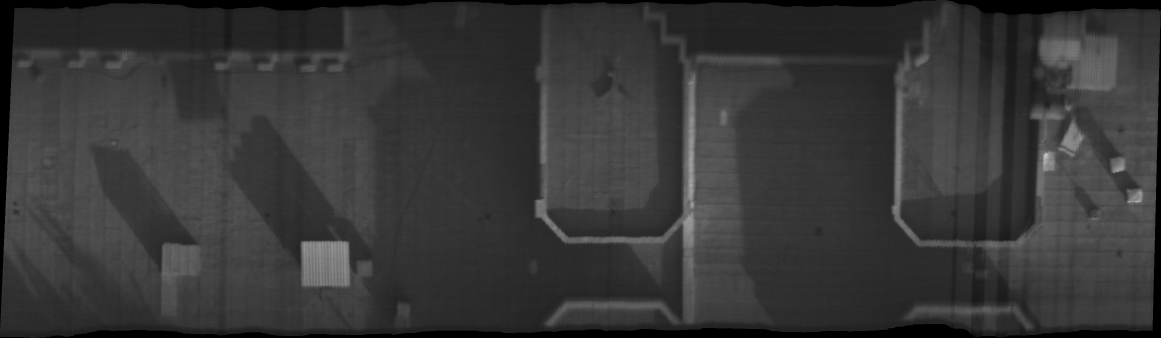
#> input picture DLT/image1.tif, 3482 x 1013 px, given in place of first_image.jfif, which was not available (shown at 1/3 size)
$ jupyter execute --allow-errors Spatial_Filtering,_noise_reduction_and_Edge_detection_NoOut.ipynb   (older library calls are emulated)   (text cells are left out)
#> lines starting #> are read from the running program, lines starting #| are printed output that depends on the picture; pictures that were not available may be replaced by others from this repository, and a replacement may not be noted
[cell 1]
import cv2
import numpy as np
import matplotlib.pyplot as plt
from skimage.util import random_noise
from skimage import filters
from skimage.morphology import rectangle

[cell 2]
#from google.colab import files
#img1 = files.upload()
img1 = cv2.imread('first_image.jfif')
#> img1 is the input picture: shape (1013, 3482, 3); min 0, max 217, mean 55.1
print(np.shape(img1))
#| (1013, 3482, 3)

[cell 3]
sp_noise = random_noise(img1,mode='s&p',amount=.15)
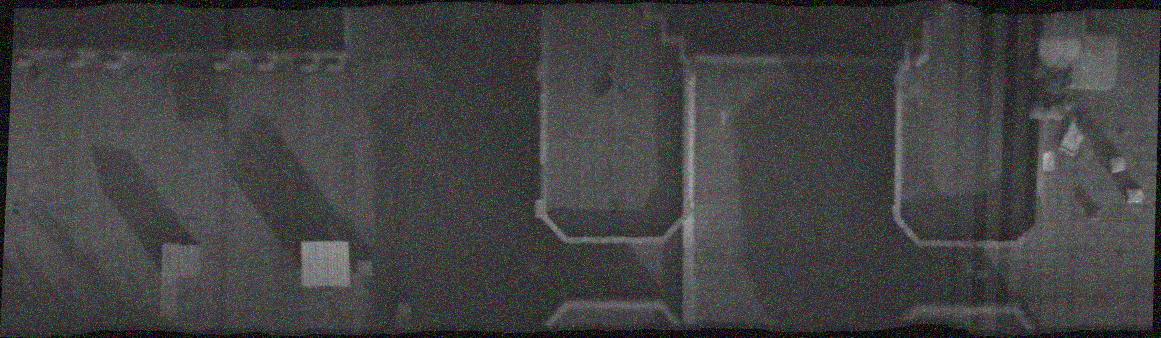
#> sp_noise: shape (1013, 3482, 3) float64 (shown at 1/3 size); mean B, G, R 0.259, 0.259, 0.259
plt.figure(figsize=(20,20))
plt.subplot(1,2,1);plt.imshow(img1[:,:,0],cmap='gray');plt.xlabel('normal pic ( band 0 )')
plt.subplot(1,2,2);plt.imshow(sp_noise[:,:,0],cmap='gray');plt.xlabel('salt & peper noise( band 0 )')
plt.figure(figsize=(20,20))
plt.subplot(1,2,1);plt.imshow(img1[:,:,1],cmap='gray');plt.xlabel('normal pic ( band 1 )')
plt.subplot(1,2,2);plt.imshow(sp_noise[:,:,1],cmap='gray');plt.xlabel('salt & peper noise( band 1 )')
plt.figure(figsize=(20,20))
plt.subplot(1,2,1);plt.imshow(img1[:,:,2],cmap='gray');plt.xlabel('normal pic ( band 2 )')
plt.subplot(1,2,2);plt.imshow(sp_noise[:,:,2],cmap='gray');plt.xlabel('salt & peper noise( band 2 )')
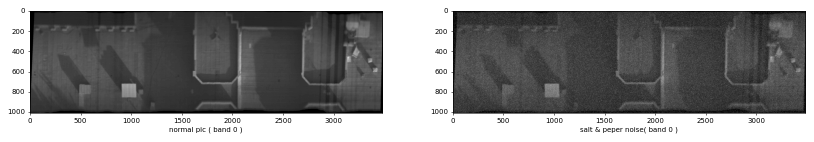
#> figure drawn by matplotlib, 2 panels

[cell 4]
gussian = np.random.normal(.1,.7,img1.size)
gussian = gussian.reshape(img1.shape[0], img1.shape[1], img1.shape[2]).astype('uint8')
guss_noise = cv2.add(img1, gussian)
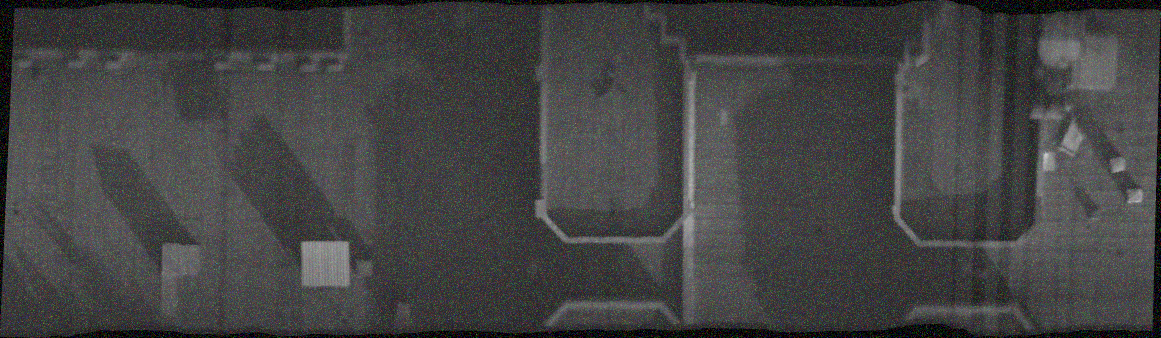
#> guss_noise: shape (1013, 3482, 3) (shown at 1/3 size); mean B, G, R 66.8, 66.8, 66.8
plt.figure(figsize=(20,20))
plt.subplot(1,3,1);plt.imshow(img1[:,:,0],cmap='gray');plt.xlabel('normal pic ( band 0 )')
plt.subplot(1,3,2);plt.imshow(sp_noise[:,:,0],cmap='gray');plt.xlabel('salt & peper noise( band 0 )')
plt.subplot(1,3,3);plt.imshow(guss_noise[:,:,0],cmap='gray');plt.xlabel('guss_noise pic ( band 0 )')
plt.figure(figsize=(20,20))
plt.subplot(1,3,1);plt.imshow(img1[:,:,1],cmap='gray');plt.xlabel('normal pic ( band 1 )')
plt.subplot(1,3,2);plt.imshow(sp_noise[:,:,1],cmap='gray');plt.xlabel('salt & peper noise( band 1 )')
plt.subplot(1,3,3);plt.imshow(guss_noise[:,:,1],cmap='gray');plt.xlabel('guss_noise pic ( band 1 )')
plt.figure(figsize=(20,20))
plt.subplot(1,3,1);plt.imshow(img1[:,:,2],cmap='gray');plt.xlabel('normal pic ( band 2 )')
plt.subplot(1,3,2);plt.imshow(sp_noise[:,:,2],cmap='gray');plt.xlabel('salt & peper noise( band 2 )')
plt.subplot(1,3,3);plt.imshow(guss_noise[:,:,2],cmap='gray');plt.xlabel('guss_noise pic ( band 2 )')
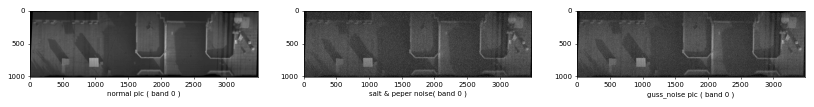
#> figure drawn by matplotlib, 3 panels

[cell 5]
mean3 = cv2.blur(sp_noise[:,:,0], ksize=(3,3))
med3 = filters.median(sp_noise[:,:,0], selem=rectangle(3,3))
guss1 = filters.gaussian(sp_noise[:,:,0],sigma=1)
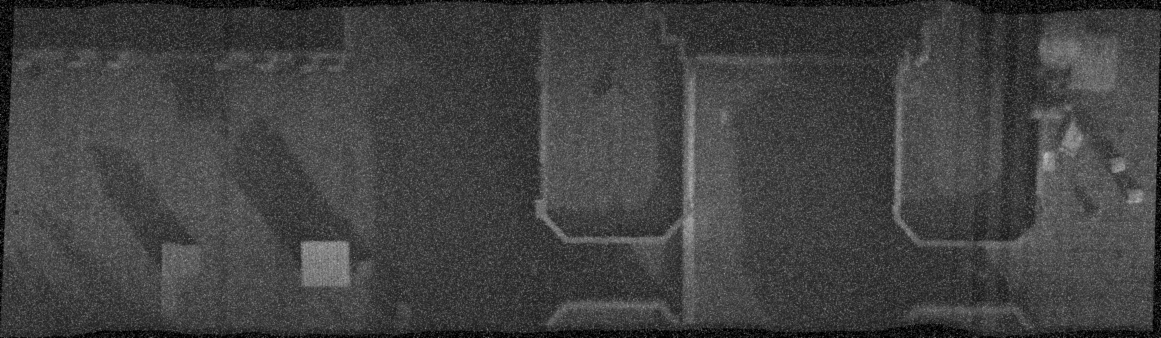
#> guss1: shape (1013, 3482) float64 (shown at 1/3 size); min 0, max 0.789, mean 0.259
plt.figure(figsize=(30,30))
plt.subplot(1,3,1);plt.imshow(mean3,cmap='gray');plt.xlabel('mean fiter(3*3) for salt and peper noise ( band 0 )')
plt.subplot(1,3,2);plt.imshow(med3,cmap='gray');plt.xlabel('median filter (3*3) for salt and peper noise ( band 0 )')
plt.subplot(1,3,3);plt.imshow(guss1,cmap='gray');plt.xlabel('gussian filter sigma=1 for salt and peper noise ( band 0 )')

#now for gussian
mean3_G = cv2.blur(guss_noise[:,:,0], ksize=(3,3))
med3_G = filters.median(guss_noise[:,:,0], selem=rectangle(3,3))
guss1_G = filters.gaussian(guss_noise[:,:,0],sigma=1)
plt.figure(figsize=(30,30))
plt.subplot(1,3,1);plt.imshow(mean3_G,cmap='gray');plt.xlabel('mean fiter(3*3) for gussian noise ( band 0 )')
plt.subplot(1,3,2);plt.imshow(med3_G,cmap='gray');plt.xlabel('median filter (3*3) for gussian noise ( band 0 )')
plt.subplot(1,3,3);plt.imshow(guss1_G,cmap='gray');plt.xlabel('gussian filter sigma=1 for gussian noise ( band 0 )')

[cell 6]
mean5 = cv2.blur(sp_noise[:,:,0], ksize=(5,5))
med5 = filters.median(sp_noise[:,:,0], selem=rectangle(5,5))
guss5 = filters.gaussian(sp_noise[:,:,0],sigma=2)
plt.figure(figsize=(30,30))
plt.subplot(1,3,1);plt.imshow(mean5,cmap='gray');plt.xlabel('mean fiter(5*5) for salt and peper noise ( band 0 )')
plt.subplot(1,3,2);plt.imshow(med5,cmap='gray');plt.xlabel('median filter (5*5) for salt and peper noise ( band 0 )')
plt.subplot(1,3,3);plt.imshow(guss5,cmap='gray');plt.xlabel('gussian filter sigma=2 for salt and peper noise ( band 0 )')

#now for gussian
mean5_G = cv2.blur(guss_noise[:,:,0], ksize=(5,5))
med5_G = filters.median(guss_noise[:,:,0], selem=rectangle(5,5))
guss5_G = filters.gaussian(guss_noise[:,:,0],sigma=2)
plt.figure(figsize=(30,30))
plt.subplot(1,3,1);plt.imshow(mean5_G,cmap='gray');plt.xlabel('mean fiter(5*5) for gussian noise ( band 0 )')
plt.subplot(1,3,2);plt.imshow(med5_G,cmap='gray');plt.xlabel('median filter (5*5) for gussian noise ( band 0 )')
plt.subplot(1,3,3);plt.imshow(guss5_G,cmap='gray');plt.xlabel('gussian filter sigma=2 for gussian noise ( band 0 )')

[cell 7]
mean7 = cv2.blur(sp_noise[:,:,0], ksize=(7,7))
med7 = filters.median(sp_noise[:,:,0], selem=rectangle(7,7))
guss7 = filters.gaussian(sp_noise[:,:,0],sigma=3)
plt.figure(figsize=(30,30))
plt.subplot(1,3,1);plt.imshow(mean7,cmap='gray');plt.xlabel('mean fiter(7*7) for salt and peper noise ( band 0 )')
plt.subplot(1,3,2);plt.imshow(med7,cmap='gray');plt.xlabel('median filter (7*7) for salt and peper noise ( band 0 )')
plt.subplot(1,3,3);plt.imshow(guss7,cmap='gray');plt.xlabel('gussian filter sigma=3 for salt and peper noise ( band 0 )')

#now for gussian
mean7_G = cv2.blur(guss_noise[:,:,0], ksize=(7,7))
med7_G = filters.median(guss_noise[:,:,0], selem=rectangle(7,7))
guss7_G = filters.gaussian(guss_noise[:,:,0],sigma=3)
plt.figure(figsize=(30,30))
plt.subplot(1,3,1);plt.imshow(mean7_G,cmap='gray');plt.xlabel('mean fiter(7*7) for gussian noise ( band 0 )')
plt.subplot(1,3,2);plt.imshow(med7_G,cmap='gray');plt.xlabel('median filter (7*7) for gussian noise ( band 0 )')
plt.subplot(1,3,3);plt.imshow(guss7_G,cmap='gray');plt.xlabel('gussian filter sigma=3 for gussian noise ( band 0 )')

[cell 8]
mean33 = cv2.blur(mean3, ksize=(3,3))
med33 = filters.median(med3, selem=rectangle(3,3))
guss11 = filters.gaussian(guss1,sigma=1)
plt.figure(figsize=(30,30))
plt.subplot(1,3,1);plt.imshow(mean33,cmap='gray');plt.xlabel('2_mean fiter(3*3) for salt and peper noise ( band 0 )')
plt.subplot(1,3,2);plt.imshow(med33,cmap='gray');plt.xlabel('2_median filter (3*3) for salt and peper noise ( band 0 )')
plt.subplot(1,3,3);plt.imshow(guss11,cmap='gray');plt.xlabel('2_gussian filter sigma=1 for salt and peper noise ( band 0 )')

#now for gussian
mean33_G = cv2.blur(mean3_G, ksize=(3,3))
med33_G = filters.median(med3_G, selem=rectangle(3,3))
guss11_G = filters.gaussian(guss1_G,sigma=1)
plt.figure(figsize=(30,30))
plt.subplot(1,3,1);plt.imshow(mean33_G,cmap='gray');plt.xlabel('2_mean fiter(3*3) for gussian noise ( band 0 )')
plt.subplot(1,3,2);plt.imshow(med33_G,cmap='gray');plt.xlabel('2_median filter (3*3) for gussian noise ( band 0 )')
plt.subplot(1,3,3);plt.imshow(guss11_G,cmap='gray');plt.xlabel('2_gussian filter sigma=1 for gussian noise ( band 0 )')

[cell 9]
plt.figure(figsize=(30,30))
plt.subplot(1,3,1);plt.imshow(med3,cmap='gray');plt.xlabel('median fiter(3*3) for salt and peper noise ( band 0 )')
plt.subplot(1,3,2);plt.imshow(med33,cmap='gray');plt.xlabel('2_median filter (3*3) for salt and peper noise ( band 0 )')
plt.subplot(1,3,3);plt.imshow(med5,cmap='gray');plt.xlabel('median filter (5*5) for salt and peper noise ( band 0 )')

[cell 10]
plt.figure(figsize=(30,30))
plt.subplot(1,3,1);plt.imshow(guss1,cmap='gray');plt.xlabel('gussian filter sigma=1 for gussian noise ( band 0 )')
plt.subplot(1,3,2);plt.imshow(guss11,cmap='gray');plt.xlabel('2_gussian filter sigma=1 for gussian noise ( band 0 )')
plt.subplot(1,3,3);plt.imshow(guss5,cmap='gray');plt.xlabel('gussian filter sigma=2 for gussian noise ( band 0 )')

[cell 11]
#from google.colab import files
#img2 = files.upload()
img2 = cv2.imread('Grammichelle.jpg')
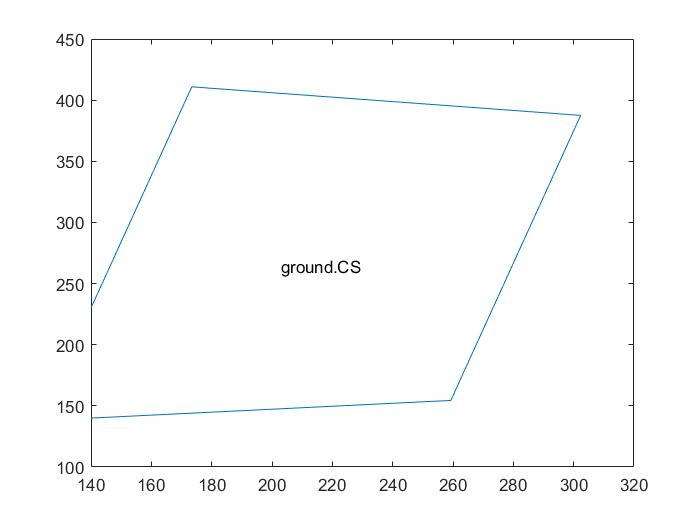
#> input picture GROUND.jpg, 700 x 525 px, given in place of Grammichelle.jpg, which was not available
#> img2 is the input picture: shape (525, 700, 3); mean B, G, R 251.7, 251.6, 251.2
print(np.shape(img2))
#| (525, 700, 3)

[cell 12]
hsobel_kernel = np.array( [[-1,-2,-1],[0,0,0],[1,2,1]] )
vsobel_kernel = np.array([ [-1,0,1],[-2,0,2],[-1,0,1]] )
lap1_kernel = np.array( [[0,-1,0],[-1,4,-1],[0,-1,0]] )
lap2_kernel = np.array( [[-1,-1,-1],[-1,8,-1],[-1,-1,-1]] )
lap3_kernel = np.array( [[0,-1,0],[-1,5,-1],[0,-1,0]] )
prewitt1_kernel = np.array( [[1,1,1],[0,0,0],[-1,-1,-1]] )
prewitt2_kernel = np.array( [[-1,0,1],[-1,0,1],[-1,0,1]] )
prewitt3_kernel = np.array( [[0,1,1],[-1,0,1],[-1,-1,0]] )
prewitt4_kernel = np.array( [[1,1,0],[1,0,-1],[0,-1,-1]] )

[cell 13]
hsobel = cv2.filter2D(img2[:,:,0],-1,hsobel_kernel)
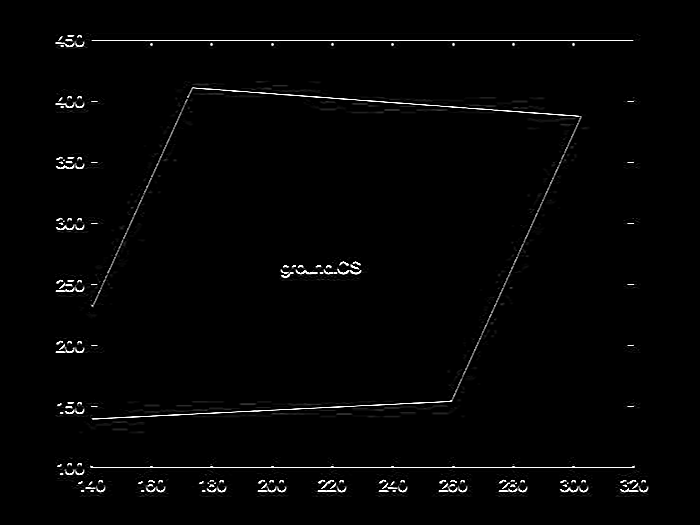
#> hsobel: shape (525, 700); min 0, max 255, mean 3.9
vsobel = cv2.filter2D(img2[:,:,0],-1,vsobel_kernel)
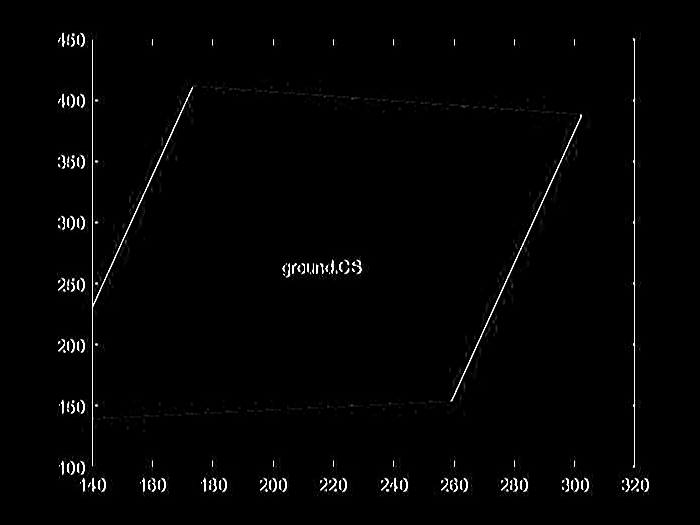
#> vsobel: shape (525, 700); min 0, max 255, mean 3.6
lap1 = cv2.filter2D(img2[:,:,0],-1,lap1_kernel)
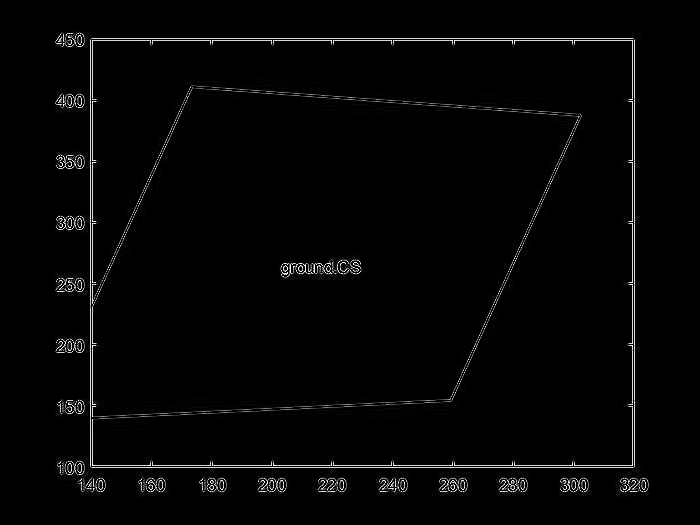
#> lap1: shape (525, 700); min 0, max 255, mean 5.1
lap2 = cv2.filter2D(img2[:,:,0],-1,lap2_kernel)
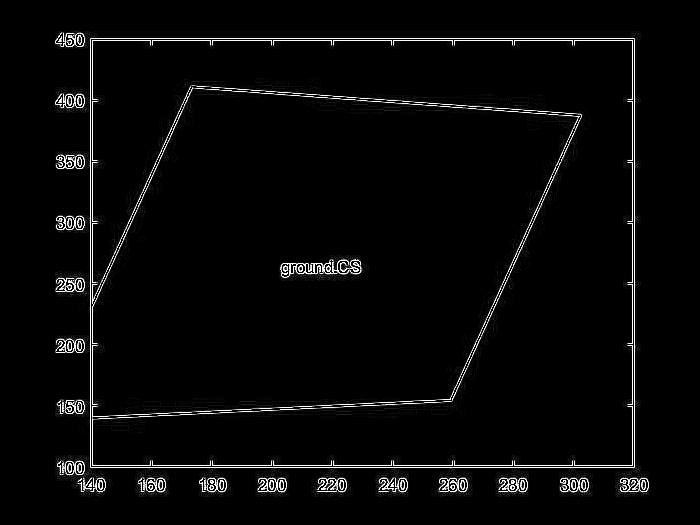
#> lap2: shape (525, 700); min 0, max 255, mean 8
lap3 = cv2.filter2D(img2[:,:,0],-1,lap3_kernel)
prewitt1 = cv2.filter2D(img2[:,:,0],-1,prewitt1_kernel)
prewitt2 = cv2.filter2D(img2[:,:,0],-1,prewitt2_kernel)
prewitt3 = cv2.filter2D(img2[:,:,0],-1,prewitt3_kernel)
prewitt4 = cv2.filter2D(img2[:,:,0],-1,prewitt4_kernel)

[cell 14]
plt.figure(figsize=(20,20))
plt.subplot(1,2,1);plt.imshow(hsobel,cmap='gray');plt.xlabel('hsobel_kernel')
plt.subplot(1,2,2);plt.imshow(vsobel,cmap='gray');plt.xlabel('vsobel_kernel')

[cell 15]
plt.figure(figsize=(30,30))
plt.subplot(1,3,1);plt.imshow(lap1,cmap='gray');plt.xlabel('lap1_kernel')
plt.subplot(1,3,2);plt.imshow(lap2,cmap='gray');plt.xlabel('lap2_kernel')
plt.subplot(1,3,3);plt.imshow(lap3,cmap='gray');plt.xlabel('lap3_kernel')

[cell 16]
gray_img = cv2.cvtColor(img2, cv2.COLOR_BGR2GRAY)
blur_img = cv2.GaussianBlur(gray_img, (3, 3), 0)
laplacian = cv2.Laplacian(blur_img, cv2.CV_64F)

plt.figure(figsize=(10,10))
plt.title('Shapes')
plt.imsave('shapes-lap.png', laplacian, cmap='gray', format='png')
plt.imshow(laplacian, cmap='gray')
plt.show()

[cell 17]
plt.figure(figsize=(20,20))
plt.subplot(1,2,1);plt.imshow(prewitt1,cmap='gray');plt.xlabel('prewitt1_kernel')
plt.subplot(1,2,2);plt.imshow(prewitt2,cmap='gray');plt.xlabel('prewitt2_kernel')

[cell 18]
canny = cv2.Canny(img2[:,:,0], 100, 200, 3, L2gradient=True)
plt.figure(figsize=(20,20))
plt.imshow(canny,cmap='gray');plt.xlabel('canny_kernel')

[cell 19]
plt.figure(figsize=(20,20))
plt.subplot(1,2,1);plt.imshow(prewitt1,cmap='gray');plt.xlabel('prewitt1_kernel')
plt.subplot(1,2,2);plt.imshow(hsobel,cmap='gray');plt.xlabel('hsobel_kernel')
plt.figure(figsize=(20,20))
plt.subplot(1,2,1);plt.imshow(prewitt2,cmap='gray');plt.xlabel('prewitt2_kernel')
plt.subplot(1,2,2);plt.imshow(vsobel,cmap='gray');plt.xlabel('vsobel_kernel')

[cell 20]
plt.figure(figsize=(20,5))
plt.subplot(3,1,1);plt.plot(hsobel[400,700:1000]);plt.title('hsoble in [400,700:1000]')
plt.subplot(3,1,3);plt.plot(vsobel[400,700:1000]);plt.title('vsoble in [400,700:1000]')

[cell 21]
plt.figure(figsize=(20,5))
#> (the rest of this cell did not finish here and is left out)

[cell 22]
plt.figure(figsize=(20,5))
plt.subplot(3,1,1);plt.plot(hsobel[700:1000,400]);plt.title('hsoble in [700:1000,400]')
plt.subplot(3,1,3);plt.plot(vsobel[400,700:1000]);plt.title('vsoble in [400,700:1000]')

[cell 23]
plt.figure(figsize=(20,5))
plt.subplot(3,1,1);plt.plot(prewitt1[700:1000,400]);plt.title('prewitt1 in [700:1000,400]')
plt.subplot(3,1,3);plt.plot(prewitt2[400,700:1000]);plt.title('prewitt2 in [400,700:1000]')

[cell 24]
plt.figure(figsize=(20,5))
plt.subplot(5,1,1);plt.plot(lap1[700:1000,400]);plt.title('lap1 in [700:1000,400]')
plt.subplot(5,1,3);plt.plot(lap2[700:1000,400]);plt.title('lap2 in [700:1000,400]')
plt.subplot(5,1,5);plt.plot(lap3[700:1000,400]);plt.title('lap3 in [700:1000,400]')

[cell 25]
plt.figure(figsize=(20,5))
plt.subplot(3,1,1);plt.plot(hsobel[700:1000,400]);plt.title('hsoble in [700:1000,400]')
plt.subplot(3,1,3);plt.plot(prewitt1[700:1000,400]);plt.title('prewitt1 in [700:1000,400]')
plt.figure(figsize=(20,5))
plt.subplot(3,1,1);plt.plot(vsobel[400,700:1000]);plt.title('vsoble in [400,700:1000]')
plt.subplot(3,1,3);plt.plot(prewitt2[400,700:1000]);plt.title('prewitt2 in [400,700:1000]')

[cell 26]
plt.figure(figsize=(20,20))
plt.subplot(1,2,1);plt.imshow(prewitt3,cmap='gray');plt.xlabel('prewitt3_kernel')
plt.subplot(1,2,2);plt.imshow(prewitt4,cmap='gray');plt.xlabel('prewitt4_kernel')

[cell 27]
i1 = np.zeros((100,100),dtype=np.float32)
i1[:,50]=1
i2 = np.zeros((100,100),dtype=np.float32)
i2[:,45:55]=1
prewitt3t = cv2.filter2D(i1,-1,prewitt3_kernel)
prewitt4t = cv2.filter2D(i1,-1,prewitt4_kernel)
prewitt3t2 = cv2.filter2D(i2,-1,prewitt3_kernel)
prewitt4t2 = cv2.filter2D(i2,-1,prewitt4_kernel)

plt.subplot(1,2,1);plt.imshow(prewitt3t,cmap='gray');plt.xlabel('prewitt3t_kernel')
plt.subplot(1,2,2);plt.imshow(prewitt4t,cmap='gray');plt.xlabel('prewitt4t_kernel')
plt.figure()
plt.subplot(1,2,1);plt.imshow(prewitt3t2,cmap='gray');plt.xlabel('prewitt3t2_kernel')
plt.subplot(1,2,2);plt.imshow(prewitt4t2,cmap='gray');plt.xlabel('prewitt4t2_kernel')

[cell 28]
print(prewitt3t[50,47:53])
print(prewitt4t[50,47:53])

[cell 29]
print(prewitt3t2[50,43:57])
print(prewitt4t2[50,43:57])

[cell 30]
i111 = np.zeros((1000,1000),dtype=np.float32)
i=0
j=0
for i in range (1000):
    for j in range (1000):
        if i==j:
            i111[i,j]=1

i1111 = np.zeros((1000,1000),dtype=np.float32)
i=0
j=0
for i in range (1000):
    for j in range (1000):
        if i==1000-j:
            i1111[i,j]=1
plt.figure(figsize=(20,20))
plt.subplot(1,2,1);plt.imshow(i1111,cmap='gray')
plt.subplot(1,2,2);plt.imshow(i111,cmap='gray')
